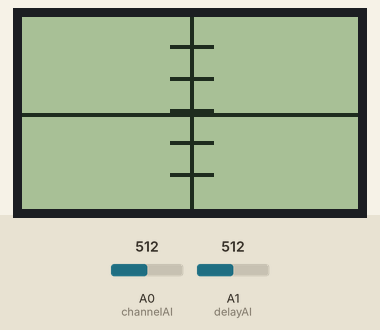
This sketch was run on a simulated Arduino Uno, built with avr-gcc and run on an emulated ATmega328P. On the bench: 84×48 one-colour display. Inputs (shaded band) come from the test bench; at power-on: A0 (channelAI) = 512, A1 (delayAI) = 512.

Above: at 2.9 s.
3.0 s: A0 (channelAI) set to 716
At 6.1 s:
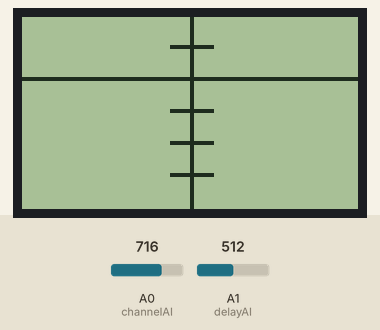
6.4 s: A0 (channelAI) set to 900
At 9.5 s:
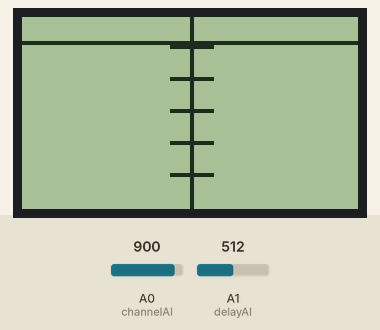
10.3 s: A0 (channelAI) set to 1023
At 14.0 s:
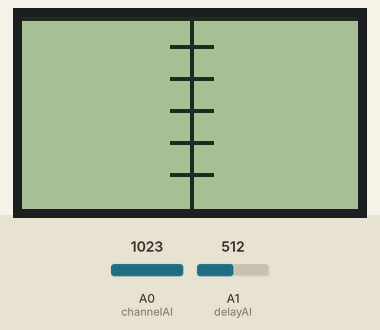
Timing chart, 0 to 15.5 s (numbered marks = the images above; inputs shaded):
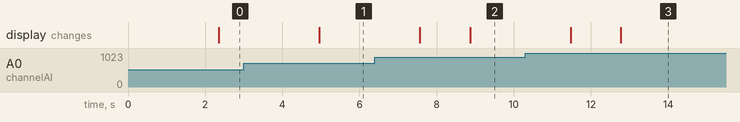

Measured:
- after the input at 3.0 s, the display: changes after 2.0 s (image 1)
- after the input at 6.4 s, the display: first changes after 1.2 s (image 2 shows a later state)
- after the input at 10.3 s, the display: first changes after 1.2 s (image 3 shows a later state)

The sketch:

DR12004_2016_04_01.ino
```cpp
/********************************************************************************************************************************
  (2016/04/01)
  Universidad Nacional de El Salvador, Facultad de Ingenieria Y Arquitectura.
  EBB-115 Ciclo 1 2016.

  MSc. e Ing. Wilber Calderon.

  Yohalmo Alexander Diaz Ramirez    DR12004.

  OBJETIVO: crear un osciloscopio con LCD Nokia-5110 (84x48)

  CIRCUITO:
  -Potenciometro (Analogico 0)
  -A Tierra y 5V

  LCD De Izquierda a derecha(al 4050):
  -RST al PIN 2 del 4050
  -CE al PIN 4 del 4050
  -DC al PIN 6 del 4050
  -DIN al PIN 15 del 4050
  -CLK al PIN 12 del 4050
  -VCC a 3.3V
  -LIGHT a Tierra
  -GND a Tierra

  4050 a Arduino:
  -PIN 1 a 3.3V
  -PIN 3 a Digital 3
  -PIN 5 a Digital 4
  -PIN 7 a Digital 5
  -PIN 8 a Tierra
  -PIN 11 a Digital 6
  -PIN 14 a Digital 7

  REFERENCIAS:
  https://github.com/Megamemnon/Arduino-Oscilloscope/blob/master/Uno3VOScope.ino
  http://www.thingiverse.com/thing:184218
  http://blog.novaeletronica.com.br/en/osciloscopio-usando-arduino/
********************************************************************************************************************************/

#include "Adafruit_GFX.h"
#include "Adafruit_PCD8544.h"
#define   LARGO   250

Adafruit_PCD8544 display = Adafruit_PCD8544(7, 6, 5, 4, 3);

int channelAI = A0;      // entrada
int delayAI = A1;       // potenciometro delay

float delayVariable = 5;
float scale = 0;
int xContar = 0;
int yPosicion = 0;
int lecturas[ LARGO ];
int counter = 0;

void setup() {

  Serial.begin(9600);

  display.begin();
  display.setContrast(50);
  display.clearDisplay();     // limpiar pantalla y buffer

  // Texto de Introduccion
  display.setTextSize(1);
  display.setTextColor(BLACK);
  display.setCursor(0,0);
  display.println("Bienvenidos");
  display.println("");
  display.println("Osciloscopio");
  display.println("");
  display.println("Yohalmo");
  display.println("      EBB-115");
  display.display();
  delay(1000);
  display.clearDisplay();

}


void loop()
{

  delayVariable = analogRead(delayAI);
  delayVariable = delayVariable/100;
  scale = 47.0/1023.0;

  //guarda lecturas
  for(xContar = 0; xContar < LARGO ; xContar += 1){
      yPosicion = analogRead(channelAI);
      lecturas[xContar] = (yPosicion*scale);
      delay (delayVariable);
    }

  display.clearDisplay();

  DibujarEjes(); // Funcion para dibujar los ejes

  for(xContar = 0; xContar < 85; xContar += 1){
       display.drawPixel(xContar, 47-lecturas[xContar], BLACK);

       if(xContar>1){
         display.drawLine(xContar-1, 47-lecturas[xContar-1], xContar, 47-lecturas[xContar], BLACK);
       }
    }

  display.display();
}
```

DibujarEjes.ino
```cpp
void DibujarEjes(){
//Dibuja lineas de referencia del voltaje
  display.drawLine( 42, 0, 42, 48, BLACK);
  display.drawLine( 37, 47-(.166 *1023.0 * scale), 47, 47-(.166 *1023.0 * scale), BLACK);
  display.drawLine( 37, 47-(.33 *1023.0 * scale), 47, 47-(.33 *1023.0 * scale), BLACK);
  display.drawLine( 37, 47-(.5 *1023.0 * scale), 47, 47-(.5 *1023.0 * scale), BLACK);
  display.drawLine( 37, 47-(.66 *1023.0 * scale), 47, 47-(.66 *1023.0 * scale), BLACK);
  display.drawLine( 37, 47-(.84 *1023.0 * scale), 47, 47-(.84 *1023.0 * scale), BLACK);
}
```
